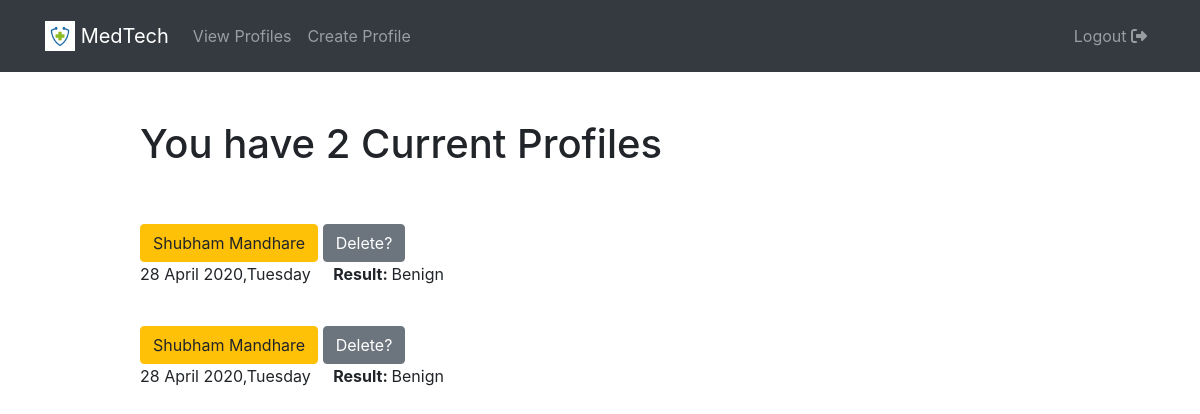
Before: /current/ (signed in) with the older database file.
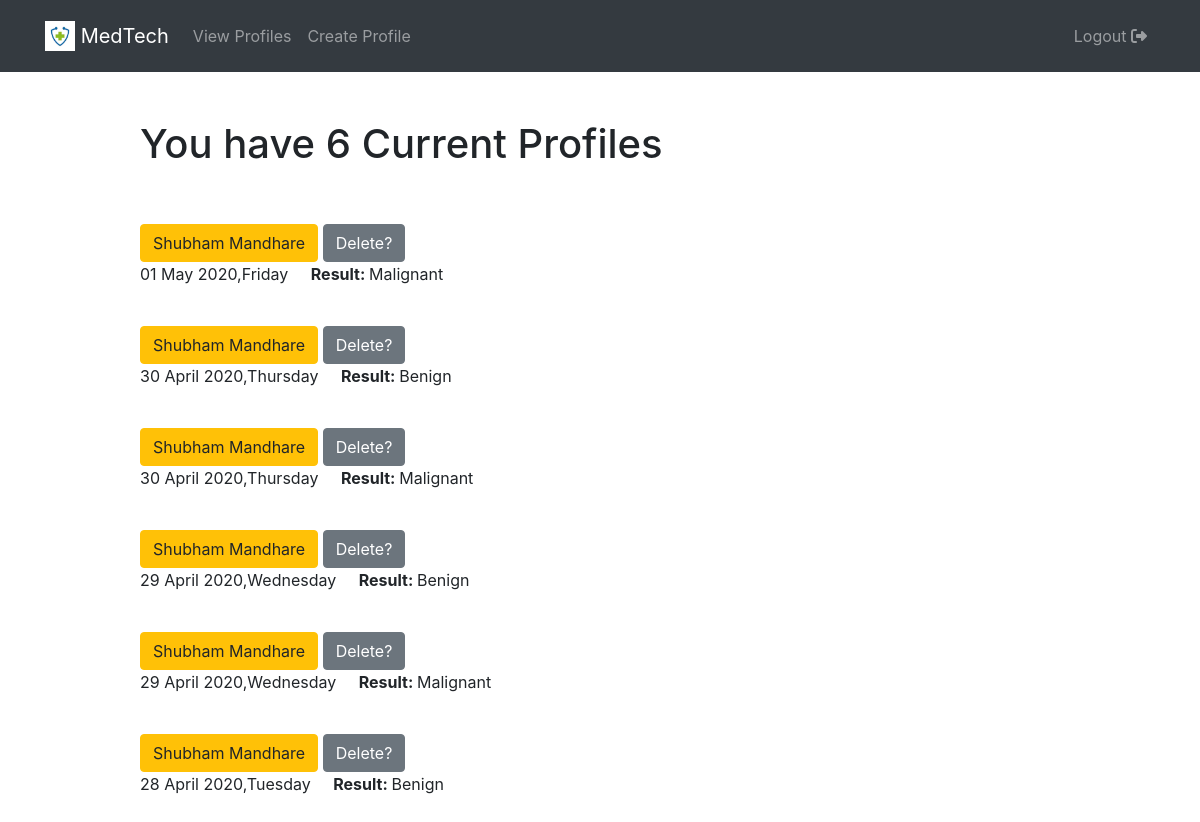
After: the same page with the newer database file.
### patient/models.py (models this page shows, shortened)
class Patient(models.Model):
    Full_name = models.CharField(max_length=50)
    age = models.CharField(max_length=2)
    Mole_has_Asymmetry_and_Irregular_shape = models.BooleanField(default=False)
    Border_Edge_is_not_smooth_but_Irregular = models.BooleanField(default=False)
    Color_is_Uneven_or_dark = models.BooleanField(default=False)
    Diameter_is_Larger_than_size_of_pencil_eraser = models.BooleanField(default=False)
    Spot_is_changing_in_size_and_shape = models.BooleanField(default=False)
    Skin_image = models.ImageField(upload_to='patient/images/')
    created = models.DateTimeField(auto_now=True)
    user = models.ForeignKey(User, on_delete=models.CASCADE)
    result = models.CharField(max_length=50)
    image_key = models.CharField(max_length=200)
    image_name = models.CharField(max_length=50)

### patient/views.py (the view)
# urls.py: path("current/", views.currentinfo, name="currentinfo"),
@login_required
def currentinfo(request):
    patientsInfo = Patient.objects.filter(user=request.user).order_by('-created')
    return render(request,'patient/currentinfo.html',{'patientsInfo':patientsInfo})

### patient/templates/patient/currentinfo.html
{% extends 'patient/base.html' %}
{% block content %}
<div class="row justify-content-center mt-5">
    <div class="col-md-10">
        {% if patientsInfo %}
             <h1>You have {{ patientsInfo.count }} Current Profile{{ patientsInfo.count|pluralize }}</h1>
        {% else %}
             <h1>Current Profiles</h1>
        {% endif %}
    </div>
</div>
<div class="row justify-content-center mt-5">
    <div class="col-md-10">
    {% if patientsInfo %}
        <div class="list-group-center">
            {% for patient in patientsInfo %}
                <a role="button" class="btn btn-warning" href='{% url 'viewpatientinfo' patient.id %}'>
                   {{ patient.Full_name }}
                </a>
                <a role="button" class="btn btn-secondary" href='{% url 'deletepatientinfo' patient.id %}'>
                   Delete?
                </a>
                <p>{{ patient.created|date:'d F Y,l' }} &nbsp;&nbsp;&nbsp; <b> Result: </b>{{ patient.result }}</p>
                <br>
            {% endfor %}
        </div>
    {% else %}
        <div class="text-center">
            <h2>Looks like you don't have any profiles!</h2>
        <br>
        <a role="button" class="btn btn-primary" href="{% url 'createpatientinfo' %}">Create new</a>
        </div>
    {% endif %}
    </div>
</div>
{% endblock %}

### patient/templates/patient/base.html (shortened to what this page needs)
{% load static %}
<!doctype html>
<html lang="en">
<head>
    <link rel="stylesheet" href="https://stackpath.bootstrapcdn.com/bootstrap/4.4.1/css/bootstrap.min.css">
    <link href="https://stackpath.bootstrapcdn.com/font-awesome/4.7.0/css/font-awesome.min.css" rel="stylesheet">
</head>
<body>
  <nav class="navbar navbar-expand-md navbar-dark bg-dark py-3" >
  <div class="container">
      <a class="navbar-brand" href="{% url 'home' %}">
           <img src="{% static 'patient/medical.png' %}" width="30" height="30" class="d-inline-block align-top">
          <span>MedTech</span>
      </a>
      <div class="collapse navbar-collapse" id="navbarNav">
      {% if user.is_authenticated %}
          <ul class="navbar-nav mr-auto">
                  <li class="nav-item {{ current }}">
                      <a class="nav-link" href="{% url 'currentinfo' %}">View Profiles</a>
                  </li>
                  <li class="nav-item {{ create }}">
                      <a class="nav-link" href="{% url 'createpatientinfo' %}">Create Profile</a>
                  </li>
          </ul>
      {% endif %}
      <ul class="navbar-nav ml-auto">
              {% if user.is_authenticated %}
                  <li class="nav-item">
                      <a href="#" onclick="$('#signOutBtn').click()" class="nav-link">Logout <i class="fas fa-sign-out-alt"></i></a>
                  </li>
              {% endif %}
          </ul>
      </div>
  </div>
  </nav>
  <div class="container">
  {% block content %}{% endblock %}
  </div>
  </body>
  </html>

Changed rows visible on the page:
removed Patient: Full_name "Shubham Mandhare", created "28 April 2020,Tuesday", result "Benign"
added Patient: Full_name "Shubham Mandhare", created "01 May 2020,Friday", result "Malignant"
added Patient: Full_name "Shubham Mandhare", created "30 April 2020,Thursday", result "Benign"
added Patient: Full_name "Shubham Mandhare", created "30 April 2020,Thursday", result "Malignant"
added Patient: Full_name "Shubham Mandhare", created "29 April 2020,Wednesday", result "Benign"
added Patient: Full_name "Shubham Mandhare", created "29 April 2020,Wednesday", result "Malignant"
Other visible differences:
{{ patientsInfo.count }}: "2" → "6"
